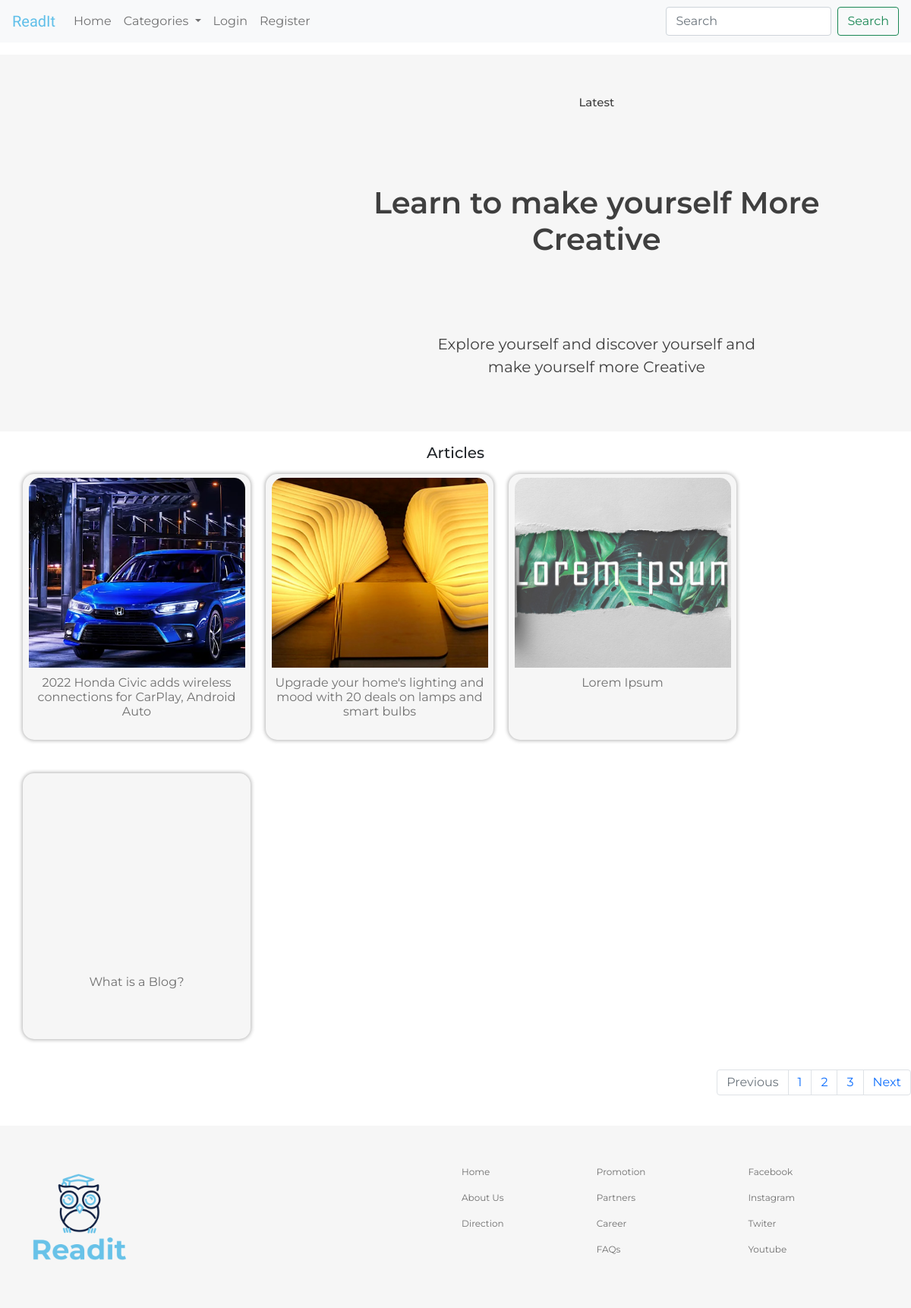
The page / on the database its author committed.
### blog/models.py (models this page shows, shortened)
class Post(models.Model):
    author = models.ForeignKey(User, null=True, blank=True, on_delete=models.CASCADE)
    title = models.CharField(max_length=150)
    body = RichTextField(null=True, blank=True)
    image = models.ImageField(null=True, blank=True)
    category = models.ManyToManyField(Category)
    date_created = models.DateTimeField(auto_now_add=True, null=True)
    slang = models.CharField(null=True, blank=True, max_length=200)

### blog/views.py (the view)
# urls.py: path('', views.index, name='index'),
def index(request):
    posts = get_list_or_404(Post)
    categories = Category.objects.all()
    context = {
        'posts': posts,
        'categories': categories
    }
    return render(request, 'blog/index.html', context)

### blog/templates/blog/index.html (shortened to what this page needs)
{% extends 'blog/main.html' %}
{% load static %}
{% block content %}
    <section class="main-container">
      <a href="#" style="text-decoration: none; color: #3F3F3F;"><div class="latest-container">
            <div class="latest-inner-container">
                <div class="latest">
                    <h3>Latest</h3>
                    <h2>Learn to make yourself More Creative</h2>
                    <p>Explore yourself and discover yourself and make yourself more Creative</p>
                </div>
            </div>
        </div></a>
                <h3 style="text-align: center; font-size: 20px; margin-top: 2vh">Articles</h3>
        <div class="posts-container">
            {% for post in posts%}
            <div class="post">
                {% if post.image %}
                <div class="thumbnail" style=" background-image: url({{post.image.url}})">
                </div>
                {% else %}
                <div class="thumbnail" style=" background-image: url('')">
                </div>
                {% endif %}
                <div class="post-text">
                    <a href="{% url 'blog:article' post.slang %}"><h3>{{post.title}}</h3></a>
                </div>
            </div>
            {% endfor %}
        </div>
        <nav aria-label="Page navigation example">
            <ul class="pagination justify-content-end">
              <li class="page-item disabled">
                <a class="page-link" href="#" tabindex="-1" aria-disabled="true">Previous</a>
              </li>
              <li class="page-item"><a class="page-link" href="#">1</a></li>
              <li class="page-item"><a class="page-link" href="#">2</a></li>
              <li class="page-item"><a class="page-link" href="#">3</a></li>
              <li class="page-item">
                <a class="page-link" href="#">Next</a>
              </li>
            </ul>
          </nav>
    </section>
{% endblock %}

### static/style/style.css (style rules this page uses)
* { margin: 0; padding: 0; -webkit-box-sizing: border-box; box-sizing: border-box; }
body { font-family: 'Montserrat', sans-serif; }
.latest-container { margin-top: 2vh; width: 100%; height: 62vh; display: -webkit-box; display: -ms-flexbox; display: flex; -webkit-box-pack: center; -ms-flex-pack: center; justify-content: center; -webkit-box-align: center; -ms-flex-align: center; align-items: center; background-color: #F6F6F6; }
.latest-inner-container { width: 95%; height: 100%; display: -webkit-box; display: -ms-flexbox; display: flex; -webkit-box-pack: justify; -ms-flex-pack: justify; justify-content: space-between; -webkit-box-align: center; -ms-flex-align: center; align-items: center; }
.latest-inner-container .latest { height: 60vh; display: -webkit-box; display: -ms-flexbox; display: flex; -webkit-box-orient: vertical; -webkit-box-direction: normal; -ms-flex-direction: column; flex-direction: column; -ms-flex-pack: distribute; justify-content: space-around; -webkit-box-align: center; -ms-flex-align: center; align-items: center; text-align: center; }
.latest-inner-container h2 { font-size: 40px; font-weight: 600; width: 80%; }
.latest-inner-container h3 { font-weight: 500; font-size: 15px; }
.latest-inner-container p { width: 60%; font-weight: 400; font-size: 20px; }
.posts-container { width: 95%; margin: 2vh auto; display: -webkit-box; display: -ms-flexbox; display: flex; -ms-flex-wrap: wrap; flex-wrap: wrap; gap: 20px; }
.post { width: 300px; height: 350px; overflow: hidden; margin-bottom: 3vh; border-radius: 15px; display: -webkit-box; display: -ms-flexbox; display: flex; -webkit-box-orient: vertical; -webkit-box-direction: normal; -ms-flex-direction: column; flex-direction: column; -webkit-box-align: center; -ms-flex-align: center; align-items: center; -ms-flex-pack: distribute; justify-content: space-around; background-color: #F6F6F6; -webkit-box-shadow: 0px 0px 5px 1px #b3b3b3; box-shadow: 0px 0px 5px 1px #b3b3b3; }
.thumbnail { width: 285px; height: 250px; background-position: center; background-repeat: no-repeat; background-size: cover; border-top-left-radius: 15px; border-top-right-radius: 15px; }
.post-text { width: 280px; height: 80px; text-align: center; }
.post-text h3 { font-size: 16px; font-weight: 400; color: #707070; }
.post-text a { text-decoration: none; }

### rows shown on the page
Post: image (picture), title "2022 Honda Civic adds wireless connections for CarPlay, Android Auto"
Post: image (picture), title "Upgrade your home's lighting and mood with 20 deals on lamps and smart bulbs"
Post: image (picture), title "Lorem Ipsum"
Post: title "What is a Blog?"
